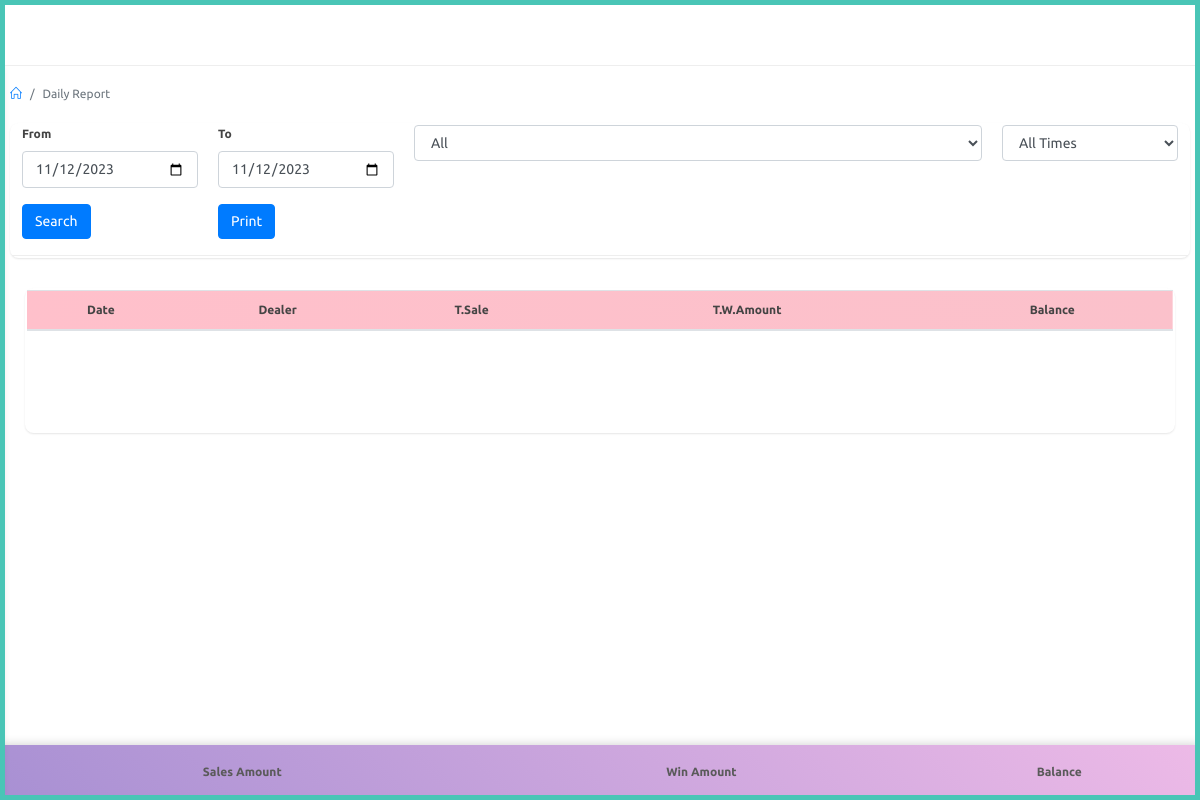
The app's page /adminapp/dailyreport (signed in), older data.
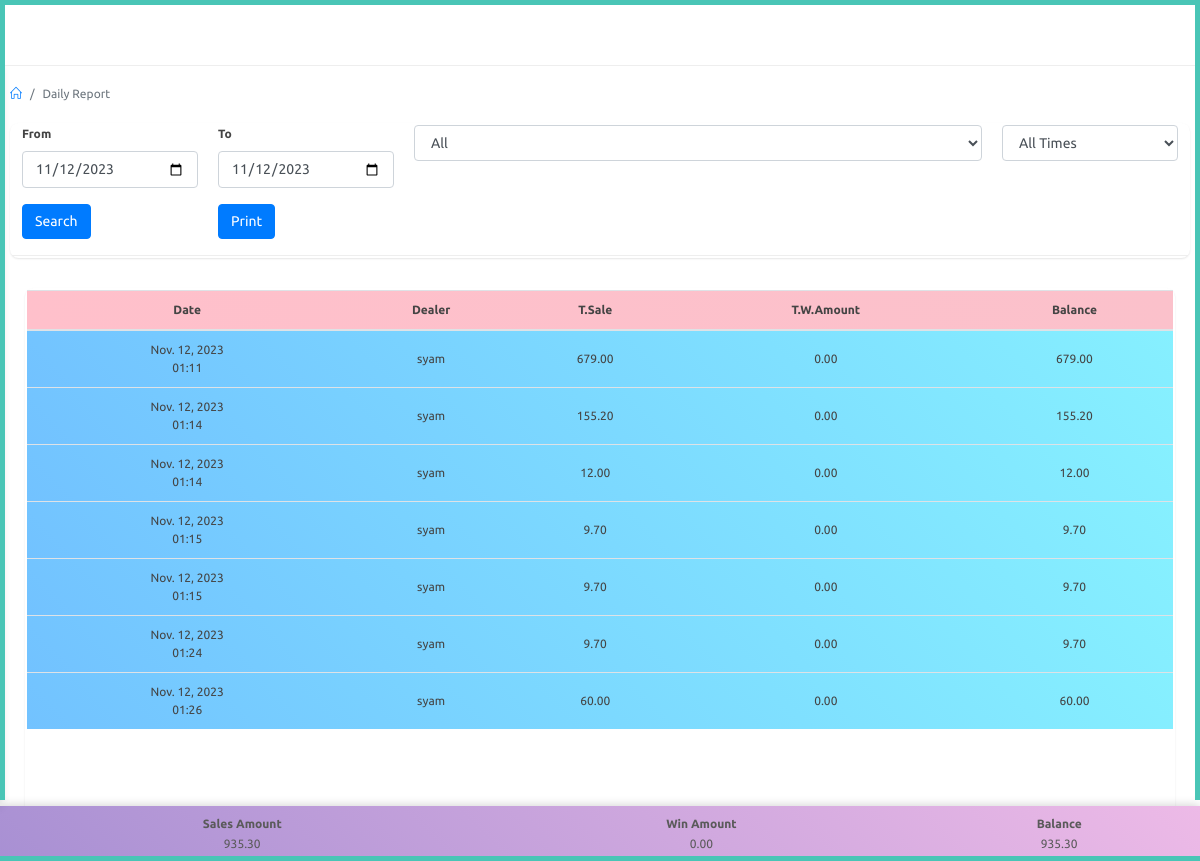
The same page, newer data.
### agent/models.py (models this page shows, shortened)
class Bill(models.Model):
    user = models.ForeignKey(User, on_delete=models.CASCADE)
    time_id = models.ForeignKey(PlayTime,on_delete=models.CASCADE,null=True)
    date = models.DateField()
    agent_games = models.ManyToManyField(AgentGame)
    dealer_games = models.ManyToManyField(DealerGame)
    total_c_amount = models.DecimalField(max_digits=10, decimal_places=2)
    total_d_amount = models.DecimalField(max_digits=10, decimal_places=2)
    total_count = models.DecimalField(max_digits=10, decimal_places=0)
    win_amount = models.DecimalField(max_digits=10,decimal_places=2,default=0)
    created_at = models.DateTimeField(default=timezone.now)
    def __str__(self):
        return f'Bill for {self.user} on {self.date}'

### website/models.py (models this page shows, shortened)
class Agent(models.Model):
    user = models.OneToOneField(User,on_delete=models.CASCADE,related_name="agent")
    agent_name = models.CharField(max_length=100,null=True)
    phone_number = models.CharField(max_length=100,null=True)

class User(AbstractUser):
    is_agent = models.BooleanField("is agent", default=False)
    is_dealer = models.BooleanField("is dealer", default=False)

class Dealer(models.Model):
    user = models.OneToOneField(User,on_delete=models.CASCADE,related_name="dealer")
    agent = models.ForeignKey(Agent,on_delete=models.CASCADE,null=True)
    dealer_name = models.CharField(max_length=100,null=True)
    phone_number = models.CharField(max_length=100,null=True)

### adminapp/views.py (the view)
# urls.py: path('dailyreport',views.daily_report,name="dailyreport"),
@login_required
@admin_required
def daily_report(request):
    agents = Agent.objects.filter().all()
    times = PlayTime.objects.filter().all().order_by('id')
    ist = pytz.timezone('Asia/Kolkata')
    current_date = timezone.now().astimezone(ist).date()
    print(current_date)
    print("this is working")
    total_winning = []
    total_balance = []
    total_c_amount = []
    if request.method == 'POST':
        select_dealer = request.POST.get('select-dealer')
        if select_dealer != 'all':
            agent_instance = Agent.objects.get(id=select_dealer)
        select_time = request.POST.get('select-time')
        from_date = request.POST.get('from-date')
        to_date = request.POST.get('to-date')
        print(select_dealer, select_time, from_date, to_date,"@@@")
        if select_dealer != 'all':
            if select_time != 'all':
                print("its agent")
                bills = Bill.objects.filter(Q(user__agent=agent_instance) | Q(user__dealer__agent=agent_instance),date__range=[from_date, to_date],time_id=select_time).all()
                print(bills)
                for bill in bills:
                    print(bill.id,"this is the id")
                    winnings = Winning.objects.filter(Q(agent=agent_instance) | Q(dealer__agent=agent_instance),date__range=[from_date, to_date],time=select_time,bill=bill.id)
                    print(winnings)
                    total_winning = sum(winning.total for winning in winnings)
                    bill.win_amount += total_winning
                    if winnings != 0:
                        bill.total_d_amount = bill.total_c_amount - total_winning
                    else:
                        bill.total_d_amount = total_winning - bill.total_c_amount
                    total_winning = sum(bill.win_amount for bill in bills)
                    total_balance = sum(bill.total_d_amount for bill in bills)
                    total_c_amount = Bill.objects.filter(Q(user__agent=agent_instance) | Q(user__dealer__agent=agent_instance),date__range=[from_date, to_date],time_id=select_time).aggregate(total_c_amount=Sum('total_c_amount'))
                context = {
                        'agents' : agents,
                        'times' : times,
                        'dealer_bills' : bills,
                        'total_c_amount': total_c_amount,
                        'total_winning' : total_winning,
                        'total_balance' : total_balance,
                        'selected_dealer' : select_dealer,
                        'selected_time' : select_time,
                        'selected_from' : from_date,
                        'selected_to' : to_date
                    }
                return render(request,'adminapp/daily_report.html',context)
            else:
                print("its agent")
                bills = Bill.objects.filter(Q(user__agent=agent_instance) | Q(user__dealer__agent=agent_instance),date__range=[from_date, to_date]).all()
                print(bills)
                for bill in bills:
                    winnings = Winning.objects.filter(Q(agent=agent_instance) | Q(dealer__agent=agent_instance),bill=bill.id,date__range=[from_date, to_date])
                    print(winnings)
                    print("hello")
                    total_winning = sum(winning.total for winning in winnings)
                    print(total_winning)
                    bill.win_amount += total_winning
                    if winnings != 0:
                        bill.total_d_amount = bill.total_c_amount - total_winning
                    else:
                        bill.total_d_amount = total_winning - bill.total_c_amount
                    total_winning = sum(bill.win_amount for bill in bills)
                    total_balance = sum(bill.total_d_amount for bill in bills)
                    total_c_amount = Bill.objects.filter(Q(user__agent=agent_instance) | Q(user__dealer__agent=agent_instance),date__range=[from_date, to_date]).aggregate(total_c_amount=Sum('total_c_amount'))
                context = {
                        'agents' : agents,
                        'times' : times,
                        'dealer_bills' : bills,
                        'total_c_amount': total_c_amount,
                        'total_winning' : total_winning,
                        'total_balance' : total_balance,
                        'selected_dealer' : select_dealer,
                        'selected_time' : 'all',
                        'selected_from' : from_date,
                        'selected_to' : to_date
                    }
                return render(request,'adminapp/daily_report.html',context)
        else:
            if select_time != 'all':
                print("its agent")
                bills = Bill.objects.filter(date__range=[from_date, to_date],time_id=select_time).all()
                print(bills)
                for bill in bills:
                    winnings = Winning.objects.filter(date__range=[from_date, to_date],bill=bill.id,time=select_time)
                    print(winnings)
                    total_winning = sum(winning.total for winning in winnings)
                    bill.win_amount += total_winning
                    if winnings != 0:
                        bill.total_d_amount = bill.total_c_amount - total_winning
                    else:
                        bill.total_d_amount = total_winning - bill.total_c_amount
                    total_winning = sum(bill.win_amount for bill in bills)
                    total_balance = sum(bill.total_d_amount for bill in bills)
                    total_c_amount = Bill.objects.filter(date__range=[from_date, to_date],time_id=select_time).aggregate(total_c_amount=Sum('total_c_amount'))
                context = {
                        'agents' : agents,
                        'times' : times,
                        'dealer_bills' : bills,
                        'total_c_amount': total_c_amount,
                        'total_winning' : total_winning,
                        'total_balance' : total_balance,
                        'selected_dealer' : 'all',
                        'selected_time' : select_time,
                        'selected_from' : from_date,
                        'selected_to' : to_date
                    }
                return render(request,'adminapp/daily_report.html',context)
            else:
                bills = Bill.objects.filter(date__range=[from_date, to_date]).all()
                print(bills)
                print("***")
                for bill in bills:
                    winnings = Winning.objects.filter(bill=bill.id,date__range=[from_date, to_date])
                    print(winnings)
                    total_winning = sum(winning.total for winning in winnings)
                    bill.win_amount += total_winning
                    if winnings != 0:
                        bill.total_d_amount = bill.total_c_amount - total_winning
                    else:
                        bill.total_d_amount = total_winning - bill.total_c_amount
                    total_winning = sum(bill.win_amount for bill in bills)
                    total_balance = sum(bill.total_d_amount for bill in bills)
                total_c_amount = Bill.objects.filter(date__range=[from_date, to_date]).aggregate(total_c_amount=Sum('total_c_amount'))
                select_dealer = 'all'
                select_time = 'all'
                context = {
                    'agents' : agents,
                    'times' : times,
                    'dealer_bills' : bills,
                    'total_c_amount': total_c_amount,
                    'total_winning' : total_winning,
                    'total_balance' : total_balance,
                    'selected_dealer' : select_dealer,
                    'selected_time' : select_time,
                    'selected_from' : from_date,
                    'selected_to' : to_date
                }
                return render(request,'adminapp/daily_report.html',context)
    else:
        bills = Bill.objects.filter(date=current_date).all()
        print(bills)
        print("###")
        for bill in bills:
            winnings = Winning.objects.filter(bill=bill.id,date=current_date)
            print(winnings)
            total_winning = sum(winning.total for winning in winnings)
            bill.win_amount += total_winning
            if winnings != 0:
                bill.total_d_amount = bill.total_c_amount - total_winning
            else:
                bill.total_d_amount = total_winning - bill.total_c_amount
            total_winning = sum(bill.win_amount for bill in bills)
            total_balance = sum(bill.total_d_amount for bill in bills)
        total_c_amount = Bill.objects.filter(date=current_date).aggregate(total_c_amount=Sum('total_c_amount'))
        select_dealer = 'all'
        select_time = 'all'
        context = {
            'agents' : agents,
            'times' : times,
            'dealer_bills' : bills,
            'total_c_amount': total_c_amount,
            'total_winning' : total_winning,
            'total_balance' : total_balance,
            'selected_dealer' : select_dealer,
            'selected_time' : select_time,
        }
        return render(request,'adminapp/daily_report.html',context)

### templates/adminapp/daily_report.html (shortened to what the changed rows need)
{% extends 'adminapp/partials/base.html' %}
{% load static %}
{% block content %}
<div id="main-content">
    <div class="container-fluid">
        <div class="container-fluid">
            <div class="row clearfix">
                <div class="col-lg-12">
                    <div class="card">
                        <div class="body">
                            <div class="table-responsive">
                                <table class="table m-b-0">
                                    <thead>
                                        <tr class="l-pink">
                                            <th>Date</th>
                                            <th>Dealer</th>
                                            <th>T.Sale</th>
                                            <th>T.W.Amount</th>
                                            <th>Balance</th>
                                        </tr>
                                    </thead>
                                    <tbody>
                                        {% for bill in dealer_bills %}
                                            <tr class="l-blue">
                                                <td>{{ bill.created_at|date:"N j, Y" }}<br>{{ bill.created_at|time:"H:i" }}</td>
                                                {% if bill.user.agent %}
                                                    <td>{{ bill.user.agent.user }}</td>
                                                {% else %}
                                                    <td>{{ bill.user.dealer.agent.user }}</td>
                                                {% endif %}
                                                <td>{{ bill.total_c_amount|floatformat:2 }}</td>
                                                <td>{{ bill.win_amount|floatformat:2 }}</td>
                                                <td>{{ bill.total_d_amount|floatformat:2 }}</td>
                                            </tr>
                                        {% endfor %}
                                    </tbody>
                                </table>
                            </div>
                        </div>
                    </div>
                </div>
            </div>
        </div>
    </div>
    <nav class="navbar-bottom  l-parpl" id="btotal" >
        <table >
            <thead>
                <tr >
                     <th class="th">Sales Amount</th>
                     <th class="th">Win Amount</th>
                     <th class="th">Balance</th>
                </tr>
            </thead>
            <tbody>
                <tr>
                    <td class="td">{{total_c_amount.total_c_amount|floatformat:2}}</td>
                    <td class="td">{{total_winning|floatformat:2 }}</td>
                    <td class="td">{{total_balance|floatformat:2 }}</td>
                </tr>
            </tbody>
        </table>
</nav>
    {% endblock %}

Row changes from the older to the newer data that the page shows:
added Bill: created_at "Nov. 12, 2023", created_at "01:11", user.agent.user "syam", total_c_amount "679.00", win_amount "0.00", total_d_amount "679.00"
added Bill: created_at "Nov. 12, 2023", created_at "01:14", user.dealer.agent.user "syam", total_c_amount "155.20", win_amount "0.00", total_d_amount "155.20"
added Bill: created_at "Nov. 12, 2023", created_at "01:14", user.dealer.agent.user "syam", total_c_amount "12.00", win_amount "0.00", total_d_amount "12.00"
added Bill: created_at "Nov. 12, 2023", created_at "01:15", user.dealer.agent.user "syam", total_c_amount "9.70", win_amount "0.00", total_d_amount "9.70"
added Bill: created_at "Nov. 12, 2023", created_at "01:15", user.agent.user "syam", total_c_amount "9.70", win_amount "0.00", total_d_amount "9.70"
added Bill: created_at "Nov. 12, 2023", created_at "01:24", user.agent.user "syam", total_c_amount "9.70", win_amount "0.00", total_d_amount "9.70"
added Bill: created_at "Nov. 12, 2023", created_at "01:26", user.dealer.agent.user "syam", total_c_amount "60.00", win_amount "0.00", total_d_amount "60.00"
Text that changed along with them:
{{ total_c_amount.total_c_amount|floatformat:2 }}: (not shown) → "935.30"
{{ total_winning|floatformat:2 }}: (not shown) → "0.00"
{{ total_balance|floatformat:2 }}: (not shown) → "935.30"
